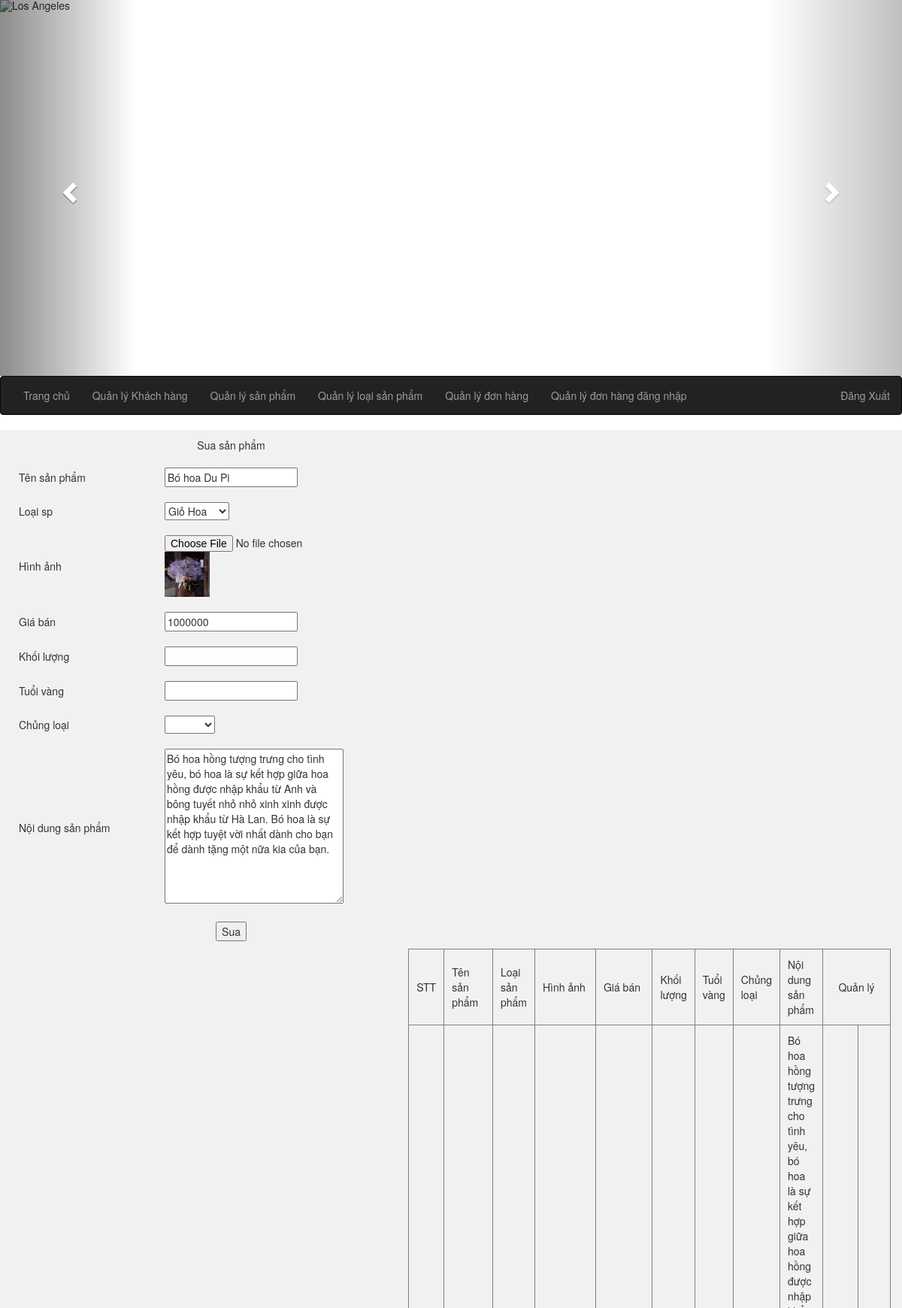
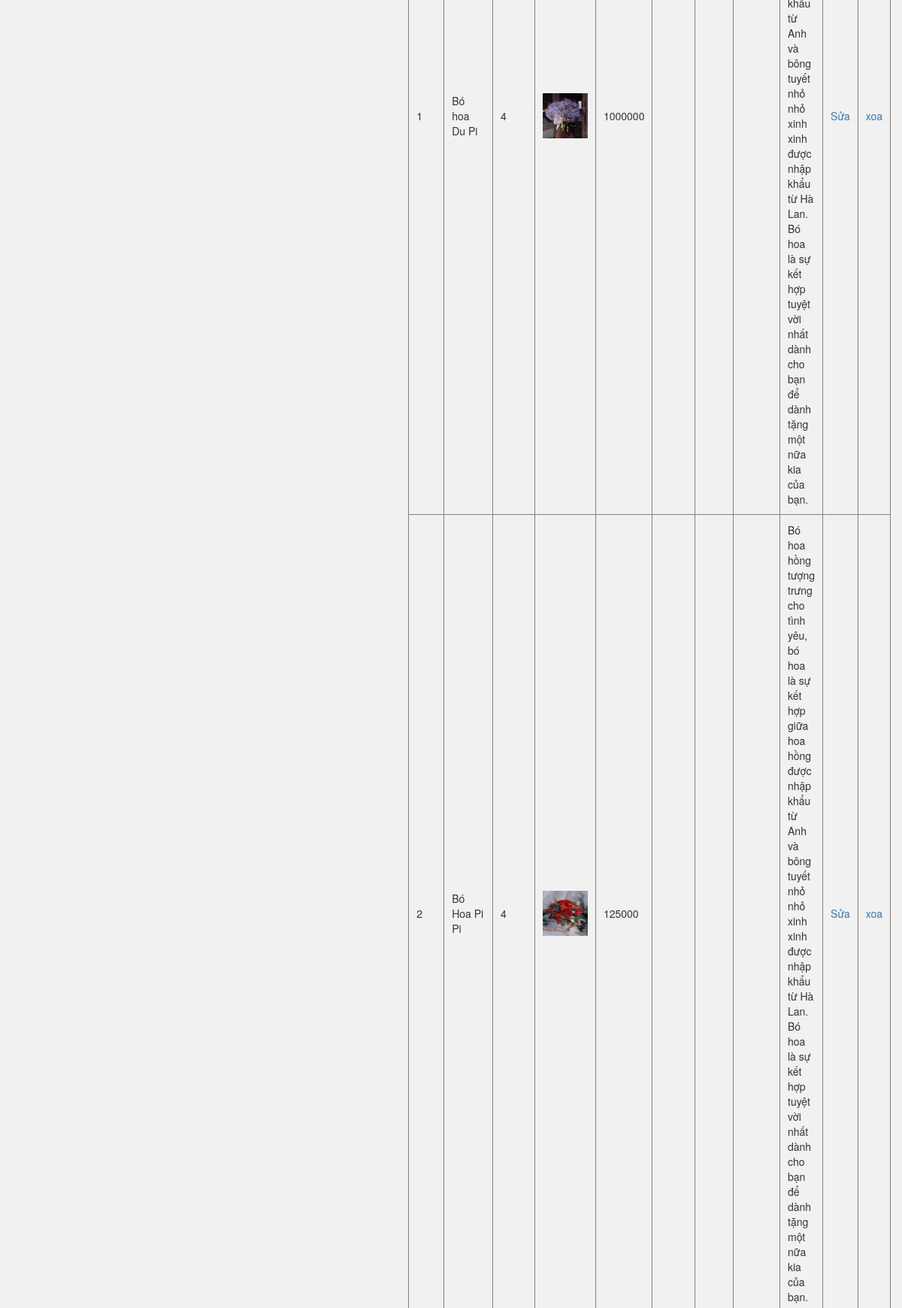
The app's page /admin/tc.php?sanpham=quanlisanpham&ac=sua&id=21 (upper part) with its own data (2 pictures, top to bottom).
### tables this page shows
CREATE TABLE `sanpham` (
  `idsp` int(11) NOT NULL,
  `tensp` varchar(256) NOT NULL,
  `hinhanh` varchar(256) NOT NULL,
  `idloaisp` int(11) NOT NULL,
  `gia` int(11) NOT NULL,
  `noidung` varchar(256) NOT NULL
);

### admin/module/sanpham/sua.php (the view, shortened to what this page needs)
<!doctype html>
<html>
<head>
<?php
    $servername = "localhost";
	$username = "root";
	$password = "";
	$dbname = "new";
	$conn = mysqli_connect($servername, $username, $password, $dbname);
	@$id = (int)$_GET['id'];
	$sql="select * from sanpham where idsp='$id'";
	$run=mysqli_query($conn, $sql);
	$row=mysqli_fetch_array($run);
?>
<form action="module/sanpham/xuli.php?id=<?php echo $row['idsp']?>" method="post" enctype="multipart/form-data">
<table width="50%" align="left" padding="5px">
	<tr>
		<td colspan="2"><div align="center">Sua sản phẩm</div></td>
	</tr>
	<tr>
		<td>Tên sản phẩm</td>
		<td><input type="text" name="tensp" value="<?php echo $row['tensp']?>"></td>
	</tr>
	<?php
			$sql_loaisp="select * from loaisp";
			$run_loaisp=mysqli_query($conn, $sql_loaisp);
	?>
		<tr>
			<td>Loại sp</td>
			<td><Select name="loaisp">
			<?php
			while($dong_loaisp=mysqli_fetch_array($run_loaisp)){
				if($dong['idloaisp'] == $dong_loaisp['idloaisp']){
				?>
				<Option selected="selected" value="<?php echo $dong_loaisp['idloaisp'] ?>" ><?php echo $dong_loaisp['tenloaisp'] ?></Option>
				<?php
			}else{
			?>
				<Option value="<?php echo $dong_loaisp['idloaisp'] ?>"><?php echo $dong_loaisp['tenloaisp'] ?></Option>
				<?php
			}
			}
			?>
			</select></td>
		</tr>
		<td>Hình ảnh</td>
		<td><input type="file" name="hinhanh"><img src="module/sanpham/img/<?php echo $row['hinhanh'] ?>" width="60" height="60" /></td>
	<tr>
		<td>Giá bán</td>
		<td><input type="text" name="giadexuat" value="<?php echo $row['gia']?>"></td>
	</tr>
		<tr>
		<td>Khối lượng</td>
		<td><input type="text" name="khoiluong" value="<?php echo $row['khoiluong']?>"></td>
	</tr>
		<tr>
		<td>Tuổi vàng</td>
		<td><input type="text" name="tuoivang" value="<?php echo $row['tuoivang']?>"></td>
	</tr>
	<tr>
			<td>Chủng loại</td>
			<td><Select name="chungloaisp">
				<option><?php echo $row['chungloai'];?></option>
				<option>Nam</option>
			</select></td>
		</tr>
	<tr>
		<td>Nội dung sản phẩm</td>
		<td><textarea name="mota" cols="29" rows="10"><?php echo $row['noidung']?></textarea></td>
	</tr>
	<tr>
		<td colspan="2">
			<div align="center">
				<input type="submit" name="sua" id="sua" value="Sua">
			</div>
		</td>
	</tr>
</table>
</form>
</head>
<body>
</body>
</html>
<?php
$servername = "localhost";
$username = "root";
$password = "";
$dbname = "new";
$conn = mysqli_connect($servername, $username, $password, $dbname);
$sql="select * from sanpham order by idsp desc";
$run = mysqli_query($conn,$sql);
?>
 <table width="50%" border="1" align="right">
	<tr>
		<td>STT</td>
		<td>Tên sản phẩm</td>
		<td>Loại sản phẩm</td>
		<td>Hình ảnh</td>
		<td>Giá bán</td>
		<td>Khối lượng</td>
		<td>Tuổi vàng</td>
		<td>Chủng loại</td>
		<td>Nội dung sản phẩm</td>
		<td colspan="2" align="center">Quản lý</td>
	</tr>
	<?php
		$i=1;
		while($dong= mysqli_fetch_array($run)) {
	?>
	<tr>
		<td><?php echo $i; ?></td>
		<td><?php echo $dong['tensp']; ?></td>
		<td><?php echo $dong['idloaisp']; ?></td>
		<td><img src="module/sanpham/img/<?php echo $dong['hinhanh']?>" width="60" height="60"></td>
		<td><?php echo $dong['gia']; ?></td>
		<td><?php echo $dong['khoiluong']; ?></td>
		<td><?php echo $dong['tuoivang']; ?></td>
		<td><?php echo $dong['chungloai']; ?></td>
		<td><?php echo $dong['noidung']; ?></td>
		<td><a href="tc.php?sanpham=quanlisanpham&ac=sua&id=<?php echo $dong['idsp'] ?>">Sửa</a></td>
		<td><a href="module/sanpham/xuli.php?id=<?php echo $dong['idsp']?>"> xoa </a></td>
	</tr>
	<?php
		$i++;
		}
	?>
</table>

### admin/tc.php (style rules this page uses)
body { height: 1200px; }
td { padding:10px; }

### records on screen
sanpham: tensp "Bó hoa Du Pi", hinhanh (picture), giadexuat "1000000", mota "Bó hoa hồng tượng trưng cho tình yêu, bó hoa là sự kết hợp giữa hoa hồng được nhập khẩu từ Anh và bông tuyết nhỏ nhỏ xinh xinh được nhập khẩu từ Hà Lan. Bó hoa là sự kết hợp tuyệt vời nhất dành cho bạn để dành tặng một nữa kia của bạn.", idloaisp "4", gia "1000000", noidung "Bó hoa hồng tượng trưng cho tình yêu, bó hoa là sự kết hợp giữa hoa hồng được nhập khẩu từ Anh và bông tuyết nhỏ nhỏ xinh xinh được nhập khẩu từ Hà Lan. Bó hoa là sự kết hợp tuyệt vời nhất dành cho bạn để dành tặng một nữa kia của bạn."
sanpham: tensp "Bó Hoa Pi Pi", idloaisp "4", hinhanh (picture), gia "125000", noidung "Bó hoa hồng tượng trưng cho tình yêu, bó hoa là sự kết hợp giữa hoa hồng được nhập khẩu từ Anh và bông tuyết nhỏ nhỏ xinh xinh được nhập khẩu từ Hà Lan. Bó hoa là sự kết hợp tuyệt vời nhất dành cho bạn để dành tặng một nữa kia của bạn."

### other values on screen
form field loaisp "Giỏ Hoa"
